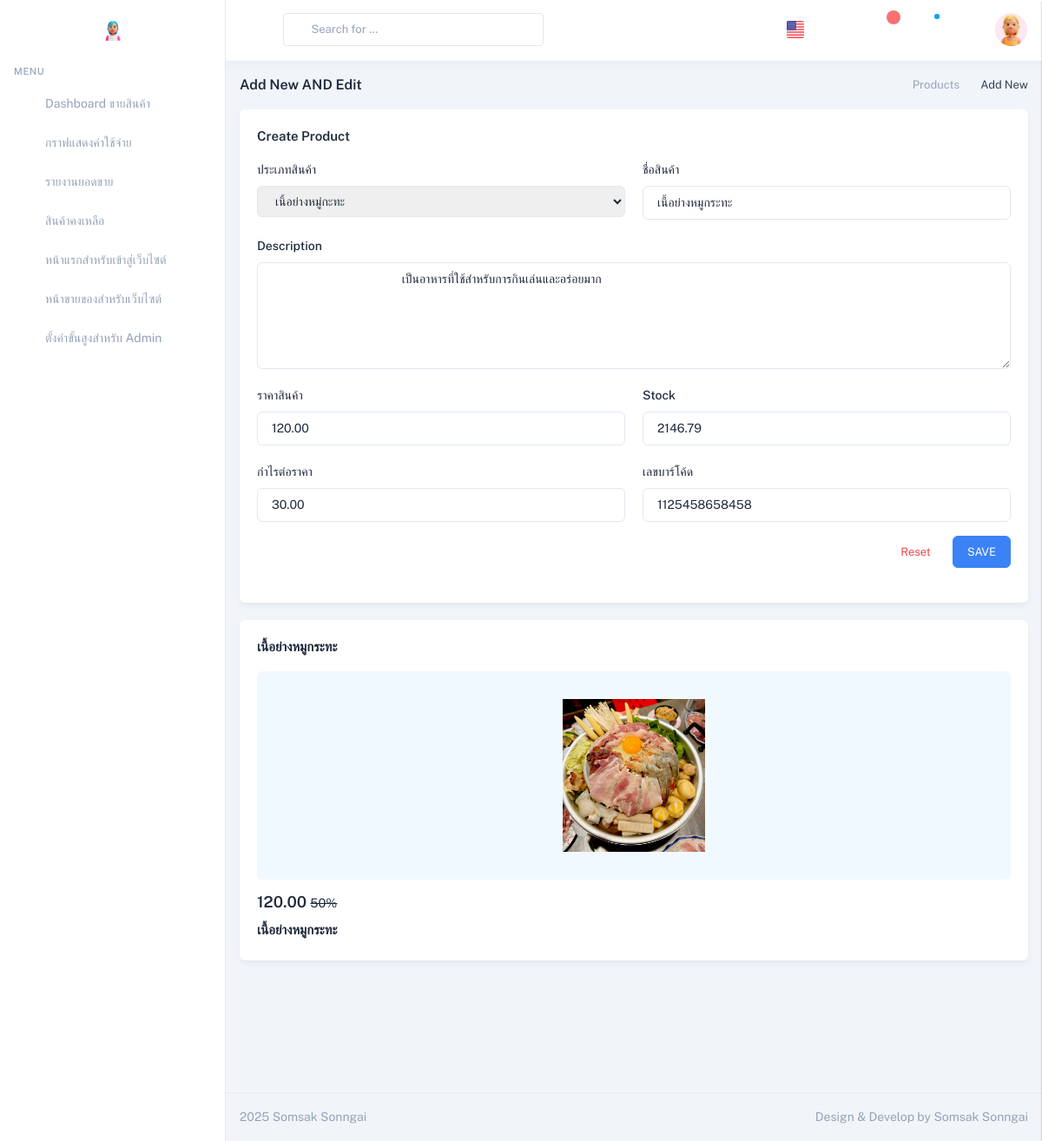
The page /EditAdd/1/ (signed in) on the database as committed earlier.
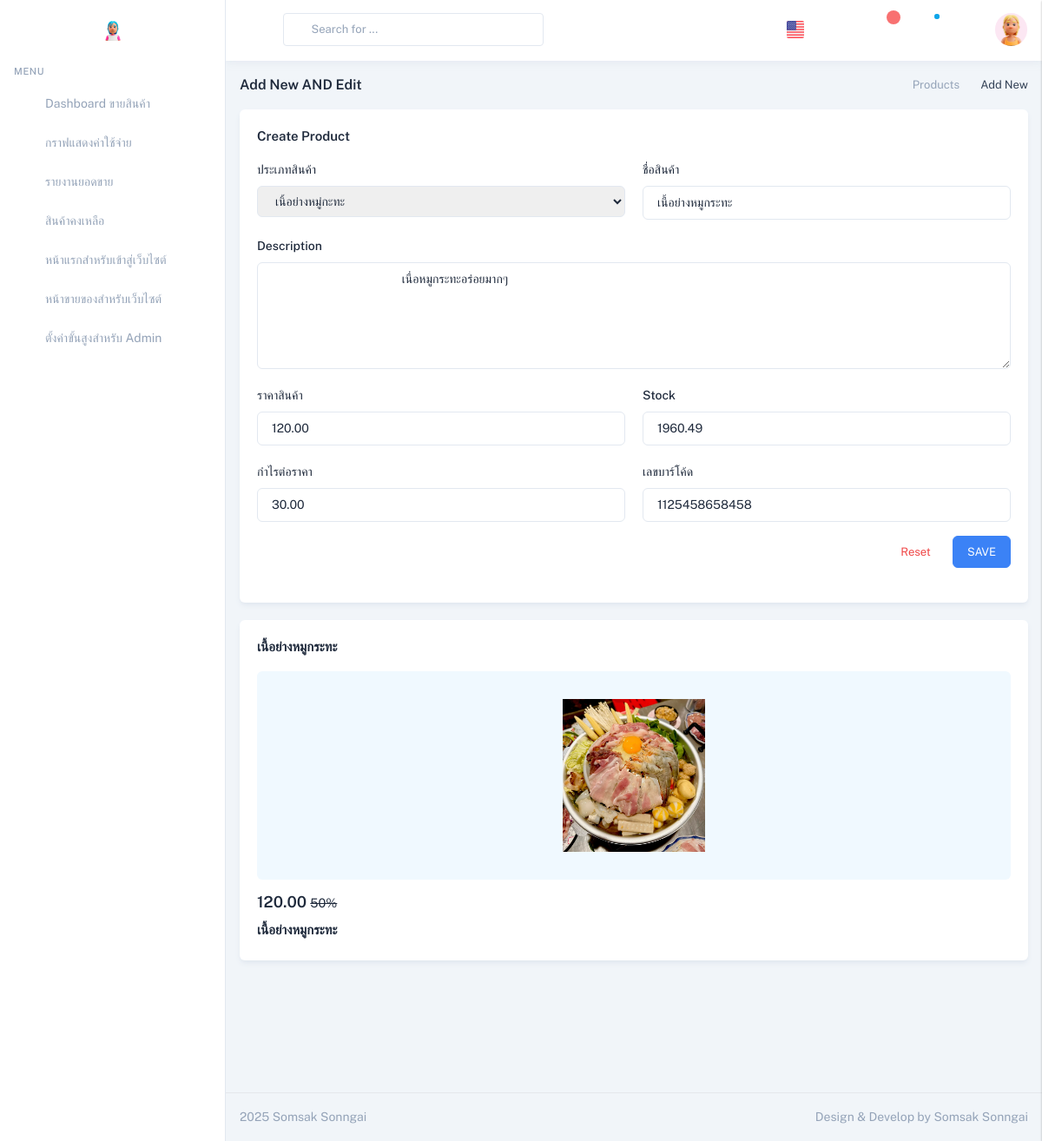
The same page on the database as committed later.
### productapp/models.py (models this page shows, shortened)
class Product1(models.Model):
    category = models.ForeignKey(Category, on_delete=models.CASCADE,null=True)  # เชื่อมโยงกับ Category
    name = models.CharField(max_length=100)  # ชื่อสินค้า
    description = models.TextField(max_length=500)
    price = models.DecimalField(max_digits=10, decimal_places=2)
    stock = models.DecimalField(max_digits=10, decimal_places=2)
    is_trending = models.BooleanField(default=False)
    image = models.ImageField(upload_to="product")
    profitprice = models.DecimalField(max_digits=10, decimal_places=2)
    created_at = models.DateTimeField(auto_now_add=True)  # วันที่เพิ่ม
    updated_at = models.DateTimeField(auto_now=True)      # วันที่แก้ไข
    barcode = models.IntegerField()

class Category(models.Model):
    name = models.CharField(max_length=100, unique=True)  # ชื่อหมวดหมู่

### DashboardUser/views.py (the view, shortened to what this page needs)
# urls.py: path("EditAdd/<int:id>/",views.EditAdd, name="EditAdd"),#5
@login_required(login_url='/login_cover/') # สำหรับการามัครสมาชิก
@user_passes_test(is_special_admin,login_url='/eror404/') # ถ้าไม่ได้อนุญาติก็จะdirect ไปที่ urlนั้ อนุญาติเข้าสู่ระบบโดยกลุ่มนี้นอกเหนือจากกลุ่มนั้ก็ไม่สามารถเข้าไปได้
def EditAdd(request,id):
    product = get_object_or_404(Product1, pk=id)
    filter2 = Category.objects.all()
    filter1= Product1.objects.all()
    filter2=Category.objects.all()
    product=Product1.objects.get(pk=id)
    ProductStock = Product1.objects.filter(stock__lt=10).values("id", "name", "stock","updated_at")
    total_product_count = Product1.objects.filter(stock__lt=10).count()
    print ("การนับข้อมูล",total_product_count);
    ProductStock = Product1.objects.filter(stock__lt=10).values("id", "name", "stock","updated_at")
    return render (request,"EditAdd.html",{"product":product,"filter1":filter1,"filter2":filter2,"ProductStock":ProductStock,"total_product_count":total_product_count})

### DashboardUser/views.py (called while the page is built)
def is_special_admin(user):
    print(f"Checking access for: {user}")
    print(f"User Authenticated: {user.is_authenticated}")
    print(f"User Groups: {user.groups.all()}")
    return user.is_authenticated and user.groups.filter(name='SpecialAdmin').exists()

### DashboardUser/templates/EditAdd.html (shortened to what the changed rows need)
{% extends "LayoutDashbords.html"%}
{% load humanize %}
{% load static %}
{% block content%}
<div class="relative min-h-screen group-data-[sidebar-size=sm]:min-h-sm">
    <div class="group-data-[sidebar-size=lg]:ltr:md:ml-vertical-menu group-data-[sidebar-size=lg]:rtl:md:mr-vertical-menu group-data-[sidebar-size=md]:ltr:ml-vertical-menu-md group-data-[sidebar-size=md]:rtl:mr-vertical-menu-md group-data-[sidebar-size=sm]:ltr:ml-vertical-menu-sm group-data-[sidebar-size=sm]:rtl:mr-vertical-menu-sm pt-[calc(theme('spacing.header')_*_1)] pb-[calc(theme('spacing.header')_*_0.8)] px-4 group-data-[navbar=bordered]:pt-[calc(theme('spacing.header')_*_1.3)] group-data-[navbar=hidden]:pt-0 group-data-[layout=horizontal]:mx-auto group-data-[layout=horizontal]:max-w-screen-2xl group-data-[layout=horizontal]:px-0 group-data-[layout=horizontal]:group-data-[sidebar-size=lg]:ltr:md:ml-auto group-data-[layout=horizontal]:group-data-[sidebar-size=lg]:rtl:md:mr-auto group-data-[layout=horizontal]:md:pt-[calc(theme('spacing.header')_*_1.6)] group-data-[layout=horizontal]:px-3 group-data-[layout=horizontal]:group-data-[navbar=hidden]:pt-[calc(theme('spacing.header')_*_0.9)]">
        <div class="container-fluid group-data-[content=boxed]:max-w-boxed mx-auto">
            <div class="grid grid-cols-1 xl:grid-cols-12 gap-x-5">
                <div class="xl:col-span-9">
                    <div class="card">
                        <div class="card-body">
                            <form method="POST" action="{% url 'EditAdd' product.id %}">
                                <div class="grid grid-cols-1 gap-5 lg:grid-cols-2 xl:grid-cols-12">
                                    <div class="xl:col-span-4">
                                        <label for="taxApplicable" class="inline-block mb-2 text-base font-medium">ประเภทสินค้า</label>
                                        <select name="taxApplicable" id="taxApplicable" required
                                        class="form-input border-slate-200 dark:border-zink-500 focus:outline-none focus:border-custom-500 disabled:bg-slate-100 dark:disabled:bg-zink-600 disabled:border-slate-300 dark:disabled:border-zink-500 dark:disabled:text-zink-200 disabled:text-slate-500 dark:text-zink-100 dark:bg-zink-700 dark:focus:border-custom-800 placeholder:text-slate-400 dark:placeholder:text-zink-200">
                                            {% for category in filter2 %}
                                                <option value="{{ category.id }}" {% if category.id == product.category.id %}selected{% endif %}>
                                                    {{ category.name }}
                                                </option>
                                            {% endfor %}
                                        </select>
                                    </div>
                                    <div class="xl:col-span-4">
                                        <label for="product_name" class="inline-block mb-2 text-base font-medium">ชื่อสินค้า</label>
                                        <input type="text" id="product_name" name="product_name" value="{{ product.name }}" required
                                        class="form-input border-slate-200 dark:border-zink-500 focus:outline-none focus:border-custom-500 disabled:bg-slate-100 dark:disabled:bg-zink-600 disabled:border-slate-300 dark:disabled:border-zink-500 dark:disabled:text-zink-200 disabled:text-slate-500 dark:text-zink-100 dark:bg-zink-700 dark:focus:border-custom-800 placeholder:text-slate-400 dark:placeholder:text-zink-200"
                                            placeholder="กรอกชื่อสินค้า">
                                    </div>
                                    <div class="lg:col-span-2 xl:col-span-12">
                                        <label for="productDescription" class="inline-block mb-2 text-base font-medium">Description</label>
                                        <textarea id="productDescription" name="productDescription" rows="5" required
                                        class="form-input border-slate-200 dark:border-zink-500 focus:outline-none focus:border-custom-500 disabled:bg-slate-100 dark:disabled:bg-zink-600 disabled:border-slate-300 dark:disabled:border-zink-500 dark:disabled:text-zink-200 disabled:text-slate-500 dark:text-zink-100 dark:bg-zink-700 dark:focus:border-custom-800 placeholder:text-slate-400 dark:placeholder:text-zink-200">
                                            {{ product.description }}
                                        </textarea>
                                    </div>
                                    <div class="xl:col-span-4">
                                        <label for="product_price" class="inline-block mb-2 text-base font-medium">ราคาสินค้า</label>
                                        <input type="number" id="product_price" name="product_price" step="0.01" required
                                            value="{{ product.price }}" class="form-input border-slate-200 dark:border-zink-500 focus:outline-none focus:border-custom-500 disabled:bg-slate-100 dark:disabled:bg-zink-600 disabled:border-slate-300 dark:disabled:border-zink-500 dark:disabled:text-zink-200 disabled:text-slate-500 dark:text-zink-100 dark:bg-zink-700 dark:focus:border-custom-800 placeholder:text-slate-400 dark:placeholder:text-zink-200">
                                    </div>
                                    <div class="xl:col-span-4">
                                        <label for="stock" class="inline-block mb-2 text-base font-medium">Stock</label>
                                        <input type="number" step="any" id="stock" name="stock" required value="{{ product.stock }}"
                                        class="form-input border-slate-200 dark:border-zink-500 focus:outline-none focus:border-custom-500 disabled:bg-slate-100 dark:disabled:bg-zink-600 disabled:border-slate-300 dark:disabled:border-zink-500 dark:disabled:text-zink-200 disabled:text-slate-500 dark:text-zink-100 dark:bg-zink-700 dark:focus:border-custom-800 placeholder:text-slate-400 dark:placeholder:text-zink-200">
                                    </div>
                                    <div class="xl:col-span-4">
                                        <label for="profitprice" class="inline-block mb-2 text-base font-medium">กำไรต่อราคา</label>
                                        <input type="number" id="profitprice" name="profitprice" step="0.01" required value="{{ product.profitprice }}"
                                        class="form-input border-slate-200 dark:border-zink-500 focus:outline-none focus:border-custom-500 disabled:bg-slate-100 dark:disabled:bg-zink-600 disabled:border-slate-300 dark:disabled:border-zink-500 dark:disabled:text-zink-200 disabled:text-slate-500 dark:text-zink-100 dark:bg-zink-700 dark:focus:border-custom-800 placeholder:text-slate-400 dark:placeholder:text-zink-200">
                                    </div>
                                    <div class="xl:col-span-4">
                                        <label for="barcode" class="inline-block mb-2 text-base font-medium">เลขบาร์โค้ด</label>
                                        <input type="text" id="barcode" name="barcode" required value="{{ product.barcode }}"
                                        class="form-input border-slate-200 dark:border-zink-500 focus:outline-none focus:border-custom-500 disabled:bg-slate-100 dark:disabled:bg-zink-600 disabled:border-slate-300 dark:disabled:border-zink-500 dark:disabled:text-zink-200 disabled:text-slate-500 dark:text-zink-100 dark:bg-zink-700 dark:focus:border-custom-800 placeholder:text-slate-400 dark:placeholder:text-zink-200">
                                    </div>
                                </div>
                            </form>
                        </div>
                    </div>
                </div>
                <div class="xl:col-span-3">
                    <div class="card sticky top-[calc(theme('spacing.header')_*_1.3)]">
                        <div class="card-body">
                            <h6 class="mb-4 text-15">{{ product.name }}</h6>
                            <div class="px-5 py-8 rounded-md bg-sky-50 dark:bg-zink-600">
                                <img src="{{ product.image.url }}" alt="" class="block mx-auto h-44">
                            </div>
                            <div class="mt-3">
                                <h5 class="mb-2">{{product.price}} <small class="font-normal line-through">50%</small></h5>
                                <h6 class="mb-1 text-15">{{ product.name }}</h6>
                            </div>
                        </div>
                    </div>
                </div>
            </div>
        </div>
    </div>
</div>
{% endblock%}

Rows that differ between the two databases and show on the page:
changed Product1 "เนื้อย่างหมูกระทะ": productDescription "เป็นอาหารที่ใช้สำหรับการกินเล่นและอร่อยมาก" → "เนื่อหมูกระทะอร่อยมากๆ"; stock "2146.79" → "1960.49"
